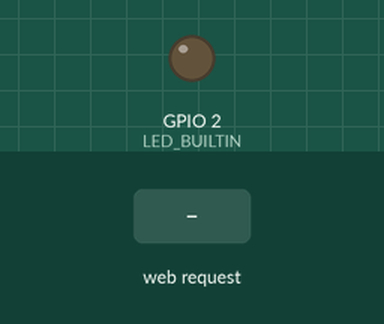
This sketch was run on a simulated ESP8266 (NodeMCU). On the bench: output pins drawn as LEDs (lit = HIGH, except the on-board LED, lit = LOW). The inputs (shaded band) are chosen by the test bench. WiFi joins after 1.5 s; servers stay silent unless stated; what the sketch prints to the serial monitor is not drawn.

Above: at 2.7 s.
2.8 s: HTTP request GET /action_page?ledon=1&ledoff=1 received
At 4.5 s:
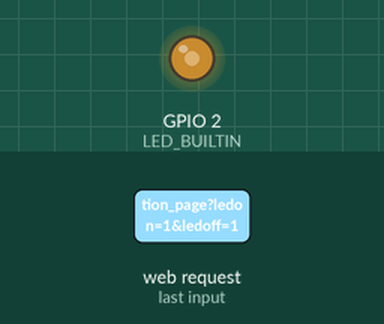
5.0 s: HTTP request GET /test_page received
At 6.8 s:
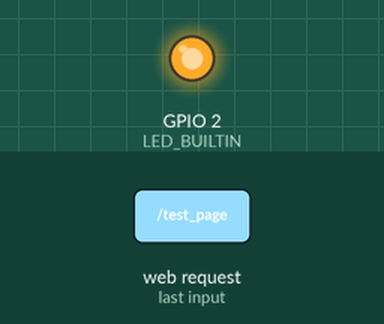
Timing chart, 0 to 15.0 s (numbered marks = the images above; inputs shaded):
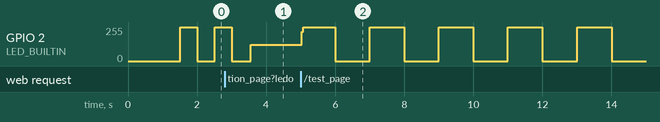

The sketch:

esp8266form.ino
```cpp
/*
 * ESP8266 (NodeMCU) Handling Web form data basic example
 * https://circuits4you.com
 */
#include <ESP8266WiFi.h>
#include <WiFiClient.h>
#include <ESP8266WebServer.h>

const char MAIN_page[] PROGMEM = R"=====(
<!DOCTYPE html>
<html>
<body>

<h2>HTML Form ESP8266<h2>
<h3>Change Blink Speed by HTTP Server</h3>

<form action="/action_page">
  Led On
  <input type="text" name="ledon" value="">
  <br><br>
  Led Off
  <input type="text" name="ledoff" value="">
  <br><br>
  <input type="submit" value="Change">
</form>
<br><br><font color='red'>Reset Speed</font>
<form action="/test_page">
     <input type="submit" value="Reset">
</form>

</body>
</html>
)=====";

//SSID and Password of your WiFi router
const char* ssid = "DDWRT";
const char* password = "12347890";
int ledon=500;
int ledoff=500;
ESP8266WebServer server(80); //Server on port 80

//===============================================================
// This routine is executed when you open its IP in browser
//===============================================================
void handleRoot() {
 String s = MAIN_page; //Read HTML contents
 server.send(200, "text/html", s); //Send web page
}
//===============================================================
// This routine is executed when you press submit
//===============================================================
void handleForm() {
 String ledOn = server.arg("ledon");
 String ledOff = server.arg("ledoff");
 if (ledOn!="" && ledOff!=""){
 ledon = ledOn.toInt();
 ledoff = ledOff.toInt();
 }else{
  ledon=500;
  ledoff=500;
 }

 Serial.print("Led On: ");
 Serial.println(ledOn);

 Serial.print("Led Off: ");
 Serial.println(ledOff);

 String s = "<a href='/'><font size='15'>Go Back</font></a>";
 server.send(200, "text/html", s); //Send web page
}
void handleTest(){
  ledon=1000;
  ledoff=1000;
  Serial.print("Reset Speed");
  String s = "<a href='/'><font size='15'>Go Back</font></a>";
 server.send(200, "text/html", s); //Send web page
}
//==============================================================
//                  SETUP
//==============================================================
void setup(void){
  Serial.begin(9600);
  pinMode(LED_BUILTIN, OUTPUT);
  WiFi.begin(ssid, password);     //Connect to your WiFi router
  Serial.println("");

  // Wait for connection
  while (WiFi.status() != WL_CONNECTED) {
    delay(500);
    Serial.print(".");
  }

  //If connection successful show IP address in serial monitor
  Serial.println("");
  Serial.print("Connected to ");
  Serial.println("WiFi");
  Serial.print("IP address: ");
  Serial.println(WiFi.localIP());  //IP address assigned to your ESP

  server.on("/", handleRoot);      //Which routine to handle at root location
  server.on("/action_page", handleForm); //form action is handled here
  server.on("/test_page", handleTest);
  server.begin();                  //Start server
  Serial.println("HTTP server started");
}
//==============================================================
//                     LOOP
//==============================================================
void loop(void){
  server.handleClient(); //Handle client requests
  ledblink(ledon, ledoff);
}

void ledblink(int ledon,int ledoff){
  digitalWrite(LED_BUILTIN, HIGH);   // turn the LED on (HIGH is the voltage level)
  delay(ledon);                       // wait for a second
  digitalWrite(LED_BUILTIN, LOW);    // turn the LED off by making the voltage LOW
  delay(ledoff);
}
```

Measured:
- after the input at 5.0 s, GPIO 2 (LED_BUILTIN): 122/255 → 219/255 at once, then repeats every 1.9 s: 255/255 0.93 s, 0/255 1.0 s
